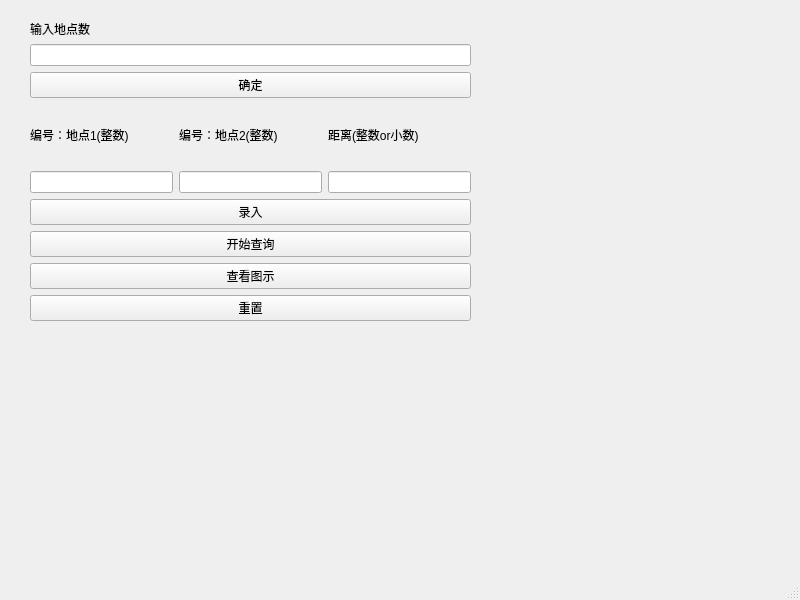
<?xml version="1.0" encoding="UTF-8"?>
<ui version="4.0">
 <class>MainWindow</class>
 <widget class="QMainWindow" name="MainWindow">
  <property name="geometry">
   <rect>
    <x>0</x>
    <y>0</y>
    <width>800</width>
    <height>600</height>
   </rect>
  </property>
  <property name="windowTitle">
   <string>MainWindow</string>
  </property>
  <widget class="QWidget" name="centralwidget">
   <widget class="QWidget" name="layoutWidget">
    <property name="geometry">
     <rect>
      <x>30</x>
      <y>20</y>
      <width>441</width>
      <height>301</height>
     </rect>
    </property>
    <layout class="QVBoxLayout" name="verticalLayout_7">
     <item>
      <layout class="QVBoxLayout" name="verticalLayout_6">
       <item>
        <layout class="QHBoxLayout" name="horizontalLayout_2">
         <item>
          <layout class="QVBoxLayout" name="verticalLayout_4">
           <item>
            <widget class="QLabel" name="label_4">
             <property name="text">
              <string>输入地点数</string>
             </property>
            </widget>
           </item>
           <item>
            <widget class="QLineEdit" name="nIpt"/>
           </item>
          </layout>
         </item>
         <item>
          <layout class="QVBoxLayout" name="verticalLayout_5"/>
         </item>
        </layout>
       </item>
       <item>
        <widget class="QPushButton" name="ok1">
         <property name="text">
          <string>确定</string>
         </property>
        </widget>
       </item>
      </layout>
     </item>
     <item>
      <layout class="QHBoxLayout" name="horizontalLayout">
       <item>
        <layout class="QVBoxLayout" name="verticalLayout_3">
         <item>
          <widget class="QLabel" name="label">
           <property name="text">
            <string>编号：地点1(整数)</string>
           </property>
          </widget>
         </item>
         <item>
          <widget class="QLineEdit" name="place1"/>
         </item>
        </layout>
       </item>
       <item>
        <layout class="QVBoxLayout" name="verticalLayout_2">
         <item>
          <widget class="QLabel" name="label_2">
           <property name="text">
            <string>编号：地点2(整数)</string>
           </property>
          </widget>
         </item>
         <item>
          <widget class="QLineEdit" name="place2"/>
         </item>
        </layout>
       </item>
       <item>
        <layout class="QVBoxLayout" name="verticalLayout">
         <item>
          <widget class="QLabel" name="label_3">
           <property name="text">
            <string>距离(整数or小数)</string>
           </property>
          </widget>
         </item>
         <item>
          <widget class="QLineEdit" name="distance"/>
         </item>
        </layout>
       </item>
      </layout>
     </item>
     <item>
      <widget class="QPushButton" name="ok2">
       <property name="text">
        <string>录入</string>
       </property>
      </widget>
     </item>
     <item>
      <layout class="QHBoxLayout" name="horizontalLayout_3">
       <item>
        <layout class="QVBoxLayout" name="verticalLayout_8">
         <item>
          <widget class="QPushButton" name="ok3">
           <property name="text">
            <string>开始查询</string>
           </property>
          </widget>
         </item>
         <item>
          <widget class="QPushButton" name="showTree">
           <property name="text">
            <string>查看图示</string>
           </property>
          </widget>
         </item>
         <item>
          <widget class="QPushButton" name="clr_btn">
           <property name="text">
            <string>重置</string>
           </property>
          </widget>
         </item>
        </layout>
       </item>
      </layout>
     </item>
    </layout>
   </widget>
  </widget>
  <widget class="QMenuBar" name="menubar">
   <property name="geometry">
    <rect>
     <x>0</x>
     <y>0</y>
     <width>800</width>
     <height>17</height>
    </rect>
   </property>
  </widget>
  <widget class="QStatusBar" name="statusbar"/>
 </widget>
 <resources/>
 <connections/>
</ui>
